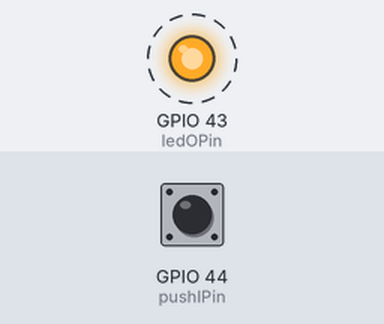
This program was run on a simulated ESP32-S3. Shown: output pins drawn as LEDs (lit = HIGH). Dashed ring = blinking. The test bench sets the inputs (shaded band); at power-on: GPIO 44 (pushIPin) LOW.

Above: at 1.25 s.
1.3 s: GPIO 44 (pushIPin) pulled HIGH for 3.2 s
At 2.2 s:
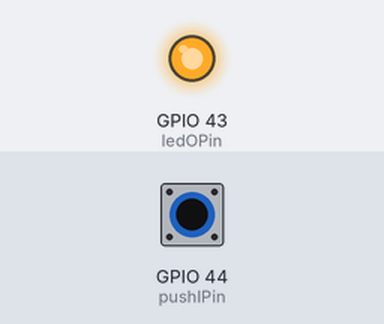
At 3.2 s:
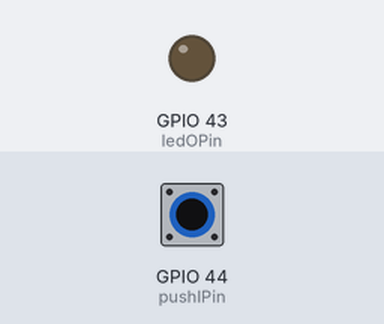
Timing chart, 0 to 13.3 s (numbered marks = the images above; inputs shaded):
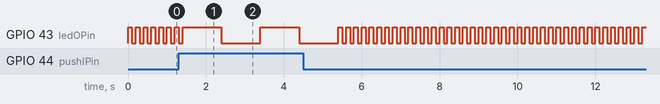

The program:

main.cpp
```cpp
/*
Filename: main.cpp
Author: Sean Bubernak
Date: 4/8/26
Description: This program uses a button to control the blinking rate of a single LED. When the
button is not pressed, the LED blinks slowly, and when it is pressed (and held) it blinks fast.
AI Usage: Gemini 0 0 0
*/


// -------------------------------------------- INCLUDES -----------------------------------------
#include <Arduino.h>

// -------------------------------------------- GLOBAL VARIABLES ---------------------------------
const int ledOPin = 43;
const int pushIPin = 44;

// -------------------------------------------- FUNCTION PROTOTYPES ------------------------------
void blink(int delayTime);

/*
Inputs: NA
Returns: NA
Description: Initializing the pin that controls LED and the pin that reads from the pushbutton.
*/
void setup() {
  // Set these pins up as outputs and inputs respectively
  pinMode(ledOPin, OUTPUT);
  pinMode(pushIPin, INPUT);
}

/*
Inputs: NA
Returns: NA
Description: Continously loop and check if the button is pressed, if it is, blink 10 times per
second, if not blink once per second.
*/
void loop() {
  // NOTE: PRESSED RESULTS IN A LOW SIGNAL SO THIS IS REVERSED
  if (digitalRead(pushIPin)) {
    blink(1000);
  } else {
    blink(100);
  }
}

/*
Inputs: NA
Returns: NA
Description:A function that simply blinks the LED with the delay passed in
*/
void blink(int delayTime) {
    digitalWrite(ledOPin, HIGH);
    delay(delayTime);
    digitalWrite(ledOPin, LOW);
    delay(delayTime);
}
```

Measured:
- by itself, GPIO 43 (ledOPin): repeats every 2.0 s: HIGH 1.0 s, LOW 1.0 s
